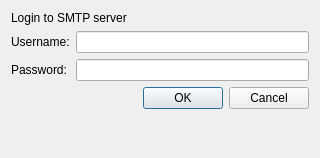
<?xml version="1.0" encoding="UTF-8"?>
<ui version="4.0">
 <class>Dialog</class>
 <widget class="QDialog" name="Dialog">
  <property name="geometry">
   <rect>
    <x>0</x>
    <y>0</y>
    <width>320</width>
    <height>158</height>
   </rect>
  </property>
  <property name="windowTitle">
   <string>0</string>
  </property>
  <property name="layoutDirection">
   <enum>Qt::LeftToRight</enum>
  </property>
  <layout class="QFormLayout" name="formLayout">
   <item row="1" column="0">
    <widget class="QLabel" name="label_2">
     <property name="text">
      <string>Username:</string>
     </property>
    </widget>
   </item>
   <item row="1" column="1">
    <widget class="QLineEdit" name="username"/>
   </item>
   <item row="0" column="0" colspan="2">
    <widget class="QLabel" name="label">
     <property name="text">
      <string>Login to SMTP server</string>
     </property>
    </widget>
   </item>
   <item row="3" column="0" colspan="2">
    <widget class="QDialogButtonBox" name="buttonBox">
     <property name="orientation">
      <enum>Qt::Horizontal</enum>
     </property>
     <property name="standardButtons">
      <set>QDialogButtonBox::Cancel|QDialogButtonBox::Ok</set>
     </property>
    </widget>
   </item>
   <item row="2" column="0">
    <widget class="QLabel" name="label_3">
     <property name="text">
      <string>Password:</string>
     </property>
    </widget>
   </item>
   <item row="2" column="1">
    <widget class="QLineEdit" name="password">
     <property name="echoMode">
      <enum>QLineEdit::Password</enum>
     </property>
    </widget>
   </item>
  </layout>
 </widget>
 <tabstops>
  <tabstop>username</tabstop>
  <tabstop>password</tabstop>
 </tabstops>
 <resources/>
 <connections>
  <connection>
   <sender>buttonBox</sender>
   <signal>accepted()</signal>
   <receiver>Dialog</receiver>
   <slot>accept()</slot>
   <hints>
    <hint type="sourcelabel">
     <x>248</x>
     <y>254</y>
    </hint>
    <hint type="destinationlabel">
     <x>157</x>
     <y>274</y>
    </hint>
   </hints>
  </connection>
  <connection>
   <sender>buttonBox</sender>
   <signal>rejected()</signal>
   <receiver>Dialog</receiver>
   <slot>reject()</slot>
   <hints>
    <hint type="sourcelabel">
     <x>316</x>
     <y>260</y>
    </hint>
    <hint type="destinationlabel">
     <x>286</x>
     <y>274</y>
    </hint>
   </hints>
  </connection>
 </connections>
</ui>
